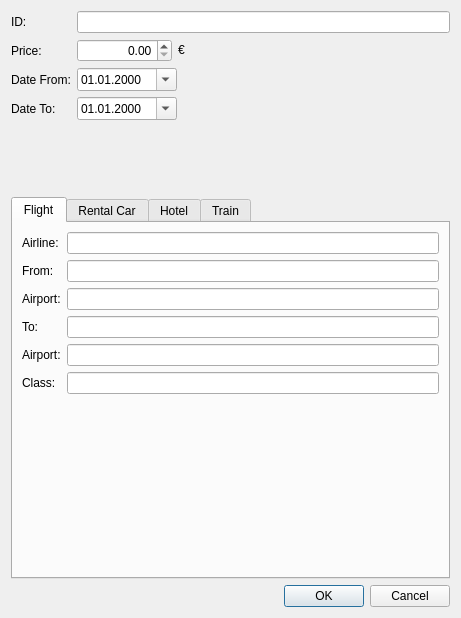
<?xml version="1.0" encoding="UTF-8"?>
<ui version="4.0">
 <class>DetailsWindowFlightRental</class>
 <widget class="QDialog" name="DetailsWindowFlightRental">
  <property name="geometry">
   <rect>
    <x>0</x>
    <y>0</y>
    <width>461</width>
    <height>618</height>
   </rect>
  </property>
  <property name="sizePolicy">
   <sizepolicy hsizetype="Preferred" vsizetype="Minimum">
    <horstretch>0</horstretch>
    <verstretch>0</verstretch>
   </sizepolicy>
  </property>
  <property name="windowTitle">
   <string>Dialog</string>
  </property>
  <layout class="QGridLayout" name="gridLayout_4">
   <item row="0" column="0">
    <layout class="QFormLayout" name="formLayout_2">
     <property name="fieldGrowthPolicy">
      <enum>QFormLayout::ExpandingFieldsGrow</enum>
     </property>
     <property name="labelAlignment">
      <set>Qt::AlignLeading|Qt::AlignLeft|Qt::AlignVCenter</set>
     </property>
     <item row="0" column="0">
      <widget class="QLabel" name="IDLabel">
       <property name="text">
        <string>ID:</string>
       </property>
      </widget>
     </item>
     <item row="0" column="1">
      <widget class="QLineEdit" name="ID">
       <property name="minimumSize">
        <size>
         <width>300</width>
         <height>0</height>
        </size>
       </property>
       <property name="readOnly">
        <bool>true</bool>
       </property>
      </widget>
     </item>
     <item row="1" column="0">
      <widget class="QLabel" name="PriceLabel">
       <property name="text">
        <string>Price:</string>
       </property>
      </widget>
     </item>
     <item row="1" column="1">
      <layout class="QHBoxLayout" name="horizontalLayout">
       <item>
        <widget class="QDoubleSpinBox" name="Price">
         <property name="minimumSize">
          <size>
           <width>95</width>
           <height>0</height>
          </size>
         </property>
         <property name="maximumSize">
          <size>
           <width>0</width>
           <height>16777215</height>
          </size>
         </property>
         <property name="alignment">
          <set>Qt::AlignRight|Qt::AlignTrailing|Qt::AlignVCenter</set>
         </property>
         <property name="maximum">
          <double>9999999.990000000223517</double>
         </property>
        </widget>
       </item>
       <item>
        <widget class="QLabel" name="EuroSign">
         <property name="sizePolicy">
          <sizepolicy hsizetype="Preferred" vsizetype="Fixed">
           <horstretch>0</horstretch>
           <verstretch>0</verstretch>
          </sizepolicy>
         </property>
         <property name="text">
          <string>€</string>
         </property>
        </widget>
       </item>
       <item>
        <spacer name="horizontalSpacer_3">
         <property name="orientation">
          <enum>Qt::Horizontal</enum>
         </property>
         <property name="sizeHint" stdset="0">
          <size>
           <width>40</width>
           <height>20</height>
          </size>
         </property>
        </spacer>
       </item>
      </layout>
     </item>
     <item row="2" column="0">
      <widget class="QLabel" name="FromDateLabel">
       <property name="text">
        <string>Date From:</string>
       </property>
      </widget>
     </item>
     <item row="2" column="1">
      <layout class="QHBoxLayout" name="horizontalLayout_3">
       <item>
        <widget class="QDateEdit" name="FromDate">
         <property name="sizePolicy">
          <sizepolicy hsizetype="Fixed" vsizetype="Fixed">
           <horstretch>0</horstretch>
           <verstretch>0</verstretch>
          </sizepolicy>
         </property>
         <property name="minimumSize">
          <size>
           <width>100</width>
           <height>0</height>
          </size>
         </property>
         <property name="maximumSize">
          <size>
           <width>100</width>
           <height>16777215</height>
          </size>
         </property>
         <property name="displayFormat">
          <string>dd.MM.yyyy</string>
         </property>
         <property name="calendarPopup">
          <bool>true</bool>
         </property>
        </widget>
       </item>
       <item>
        <spacer name="horizontalSpacer">
         <property name="orientation">
          <enum>Qt::Horizontal</enum>
         </property>
         <property name="sizeHint" stdset="0">
          <size>
           <width>40</width>
           <height>20</height>
          </size>
         </property>
        </spacer>
       </item>
      </layout>
     </item>
     <item row="3" column="0">
      <widget class="QLabel" name="ToDateLabel">
       <property name="text">
        <string>Date To:</string>
       </property>
      </widget>
     </item>
     <item row="3" column="1">
      <layout class="QHBoxLayout" name="horizontalLayout_2">
       <item>
        <widget class="QDateEdit" name="ToDate">
         <property name="sizePolicy">
          <sizepolicy hsizetype="Fixed" vsizetype="Fixed">
           <horstretch>0</horstretch>
           <verstretch>0</verstretch>
          </sizepolicy>
         </property>
         <property name="minimumSize">
          <size>
           <width>100</width>
           <height>0</height>
          </size>
         </property>
         <property name="maximumSize">
          <size>
           <width>100</width>
           <height>16777215</height>
          </size>
         </property>
         <property name="displayFormat">
          <string>dd.MM.yyyy</string>
         </property>
         <property name="calendarPopup">
          <bool>true</bool>
         </property>
        </widget>
       </item>
       <item>
        <spacer name="horizontalSpacer_2">
         <property name="orientation">
          <enum>Qt::Horizontal</enum>
         </property>
         <property name="sizeHint" stdset="0">
          <size>
           <width>40</width>
           <height>20</height>
          </size>
         </property>
        </spacer>
       </item>
      </layout>
     </item>
    </layout>
   </item>
   <item row="2" column="0">
    <widget class="QDialogButtonBox" name="buttonBox">
     <property name="orientation">
      <enum>Qt::Horizontal</enum>
     </property>
     <property name="standardButtons">
      <set>QDialogButtonBox::Cancel|QDialogButtonBox::Ok</set>
     </property>
    </widget>
   </item>
   <item row="1" column="0">
    <widget class="QTabWidget" name="tabWidget">
     <property name="enabled">
      <bool>true</bool>
     </property>
     <property name="sizePolicy">
      <sizepolicy hsizetype="Expanding" vsizetype="Preferred">
       <horstretch>0</horstretch>
       <verstretch>0</verstretch>
      </sizepolicy>
     </property>
     <property name="tabletTracking">
      <bool>false</bool>
     </property>
     <property name="focusPolicy">
      <enum>Qt::TabFocus</enum>
     </property>
     <property name="layoutDirection">
      <enum>Qt::LeftToRight</enum>
     </property>
     <property name="autoFillBackground">
      <bool>true</bool>
     </property>
     <property name="tabPosition">
      <enum>QTabWidget::North</enum>
     </property>
     <property name="tabShape">
      <enum>QTabWidget::Rounded</enum>
     </property>
     <property name="currentIndex">
      <number>0</number>
     </property>
     <property name="elideMode">
      <enum>Qt::ElideLeft</enum>
     </property>
     <property name="usesScrollButtons">
      <bool>false</bool>
     </property>
     <property name="documentMode">
      <bool>false</bool>
     </property>
     <property name="tabsClosable">
      <bool>false</bool>
     </property>
     <property name="movable">
      <bool>false</bool>
     </property>
     <property name="tabBarAutoHide">
      <bool>false</bool>
     </property>
     <widget class="QWidget" name="FlightTab">
      <attribute name="title">
       <string>Flight</string>
      </attribute>
      <layout class="QGridLayout" name="gridLayout">
       <item row="6" column="1">
        <spacer name="verticalSpacer_3">
         <property name="orientation">
          <enum>Qt::Vertical</enum>
         </property>
         <property name="sizeHint" stdset="0">
          <size>
           <width>20</width>
           <height>40</height>
          </size>
         </property>
        </spacer>
       </item>
       <item row="3" column="0">
        <widget class="QLabel" name="ToPlaceLabel">
         <property name="layoutDirection">
          <enum>Qt::LeftToRight</enum>
         </property>
         <property name="text">
          <string>To:</string>
         </property>
         <property name="alignment">
          <set>Qt::AlignLeading|Qt::AlignLeft|Qt::AlignVCenter</set>
         </property>
        </widget>
       </item>
       <item row="1" column="0">
        <widget class="QLabel" name="FromPlaceLabel">
         <property name="text">
          <string>From:</string>
         </property>
         <property name="alignment">
          <set>Qt::AlignLeading|Qt::AlignLeft|Qt::AlignVCenter</set>
         </property>
        </widget>
       </item>
       <item row="0" column="0">
        <widget class="QLabel" name="label_10">
         <property name="text">
          <string>Airline:</string>
         </property>
        </widget>
       </item>
       <item row="2" column="1">
        <widget class="QLineEdit" name="fromAirportLineEdit">
         <property name="readOnly">
          <bool>true</bool>
         </property>
        </widget>
       </item>
       <item row="5" column="1">
        <widget class="QLineEdit" name="AirlineClass">
         <property name="readOnly">
          <bool>true</bool>
         </property>
        </widget>
       </item>
       <item row="1" column="1">
        <widget class="QLineEdit" name="From">
         <property name="inputMethodHints">
          <set>Qt::ImhNone</set>
         </property>
        </widget>
       </item>
       <item row="5" column="0">
        <widget class="QLabel" name="ClassLabel">
         <property name="text">
          <string>Class:</string>
         </property>
        </widget>
       </item>
       <item row="0" column="1">
        <widget class="QLineEdit" name="Airline">
         <property name="readOnly">
          <bool>true</bool>
         </property>
        </widget>
       </item>
       <item row="3" column="1">
        <widget class="QLineEdit" name="To">
         <property name="inputMethodHints">
          <set>Qt::ImhNone</set>
         </property>
        </widget>
       </item>
       <item row="4" column="1">
        <widget class="QLineEdit" name="toAirportLineEdit">
         <property name="readOnly">
          <bool>true</bool>
         </property>
        </widget>
       </item>
       <item row="2" column="0">
        <widget class="QLabel" name="label_12">
         <property name="text">
          <string>Airport:</string>
         </property>
        </widget>
       </item>
       <item row="4" column="0">
        <widget class="QLabel" name="label_13">
         <property name="text">
          <string>Airport:</string>
         </property>
        </widget>
       </item>
      </layout>
     </widget>
     <widget class="QWidget" name="RentalcarTap">
      <attribute name="title">
       <string>Rental Car</string>
      </attribute>
      <layout class="QGridLayout" name="gridLayout_3">
       <item row="0" column="1">
        <widget class="QLabel" name="FromPlaceLabel_3">
         <property name="text">
          <string>Pickup Location:</string>
         </property>
         <property name="alignment">
          <set>Qt::AlignLeading|Qt::AlignLeft|Qt::AlignVCenter</set>
         </property>
        </widget>
       </item>
       <item row="3" column="1">
        <widget class="QLabel" name="label">
         <property name="text">
          <string>Vehicle Class:</string>
         </property>
        </widget>
       </item>
       <item row="0" column="3">
        <widget class="QLineEdit" name="FromCar"/>
       </item>
       <item row="2" column="1">
        <widget class="QLabel" name="TypeLabel_3">
         <property name="text">
          <string>Company:</string>
         </property>
        </widget>
       </item>
       <item row="1" column="3">
        <widget class="QLineEdit" name="ToCar"/>
       </item>
       <item row="1" column="1">
        <widget class="QLabel" name="ToPlaceLabel_3">
         <property name="layoutDirection">
          <enum>Qt::LeftToRight</enum>
         </property>
         <property name="text">
          <string>Return Location:</string>
         </property>
         <property name="alignment">
          <set>Qt::AlignLeading|Qt::AlignLeft|Qt::AlignVCenter</set>
         </property>
        </widget>
       </item>
       <item row="2" column="3">
        <widget class="QLineEdit" name="Company">
         <property name="readOnly">
          <bool>true</bool>
         </property>
        </widget>
       </item>
       <item row="3" column="3">
        <widget class="QLineEdit" name="VehicleClass"/>
       </item>
       <item row="4" column="3">
        <spacer name="verticalSpacer_2">
         <property name="orientation">
          <enum>Qt::Vertical</enum>
         </property>
         <property name="sizeHint" stdset="0">
          <size>
           <width>20</width>
           <height>40</height>
          </size>
         </property>
        </spacer>
       </item>
      </layout>
     </widget>
     <widget class="QWidget" name="HotelTab">
      <attribute name="title">
       <string>Hotel</string>
      </attribute>
      <layout class="QGridLayout" name="gridLayout_2">
       <item row="0" column="0">
        <widget class="QLabel" name="label_2">
         <property name="text">
          <string>Hotel:</string>
         </property>
        </widget>
       </item>
       <item row="2" column="0" colspan="2">
        <widget class="QLabel" name="label_4">
         <property name="text">
          <string>Room Type:</string>
         </property>
        </widget>
       </item>
       <item row="0" column="2">
        <widget class="QLineEdit" name="Hotel"/>
       </item>
       <item row="1" column="0">
        <widget class="QLabel" name="label_3">
         <property name="text">
          <string>Town:</string>
         </property>
        </widget>
       </item>
       <item row="1" column="2">
        <widget class="QLineEdit" name="Town"/>
       </item>
       <item row="2" column="2">
        <widget class="QLineEdit" name="RoomType"/>
       </item>
       <item row="3" column="1" colspan="2">
        <spacer name="verticalSpacer">
         <property name="orientation">
          <enum>Qt::Vertical</enum>
         </property>
         <property name="sizeHint" stdset="0">
          <size>
           <width>20</width>
           <height>218</height>
          </size>
         </property>
        </spacer>
       </item>
      </layout>
     </widget>
     <widget class="QWidget" name="TrainTab">
      <attribute name="title">
       <string>Train</string>
      </attribute>
      <layout class="QGridLayout" name="gridLayout_6">
       <item row="0" column="0">
        <widget class="QLabel" name="label_5">
         <property name="text">
          <string>From:</string>
         </property>
        </widget>
       </item>
       <item row="5" column="0">
        <widget class="QLabel" name="label_9">
         <property name="text">
          <string>Layovers:</string>
         </property>
         <property name="alignment">
          <set>Qt::AlignLeading|Qt::AlignLeft|Qt::AlignTop</set>
         </property>
        </widget>
       </item>
       <item row="0" column="1">
        <widget class="QLineEdit" name="FromTrain"/>
       </item>
       <item row="1" column="0">
        <widget class="QLabel" name="label_6">
         <property name="text">
          <string>Departure:</string>
         </property>
        </widget>
       </item>
       <item row="3" column="1">
        <layout class="QHBoxLayout" name="horizontalLayout_5">
         <item>
          <widget class="QTimeEdit" name="ToTime"/>
         </item>
         <item>
          <spacer name="horizontalSpacer_5">
           <property name="orientation">
            <enum>Qt::Horizontal</enum>
           </property>
           <property name="sizeHint" stdset="0">
            <size>
             <width>40</width>
             <height>20</height>
            </size>
           </property>
          </spacer>
         </item>
        </layout>
       </item>
       <item row="1" column="1">
        <layout class="QHBoxLayout" name="horizontalLayout_4">
         <item>
          <widget class="QTimeEdit" name="FromTime">
           <property name="sizePolicy">
            <sizepolicy hsizetype="Minimum" vsizetype="Fixed">
             <horstretch>0</horstretch>
             <verstretch>0</verstretch>
            </sizepolicy>
           </property>
          </widget>
         </item>
         <item>
          <spacer name="horizontalSpacer_4">
           <property name="orientation">
            <enum>Qt::Horizontal</enum>
           </property>
           <property name="sizeHint" stdset="0">
            <size>
             <width>40</width>
             <height>20</height>
            </size>
           </property>
          </spacer>
         </item>
        </layout>
       </item>
       <item row="3" column="0">
        <widget class="QLabel" name="label_8">
         <property name="text">
          <string>Arrival:</string>
         </property>
        </widget>
       </item>
       <item row="2" column="0">
        <widget class="QLabel" name="label_7">
         <property name="text">
          <string>To:</string>
         </property>
        </widget>
       </item>
       <item row="2" column="1">
        <widget class="QLineEdit" name="ToTrain"/>
       </item>
       <item row="4" column="1">
        <widget class="QLineEdit" name="TicketType"/>
       </item>
       <item row="4" column="0">
        <widget class="QLabel" name="label_11">
         <property name="text">
          <string>Ticket Type:</string>
         </property>
        </widget>
       </item>
       <item row="5" column="1">
        <widget class="QListWidget" name="listWidget">
         <property name="enabled">
          <bool>true</bool>
         </property>
         <property name="sortingEnabled">
          <bool>false</bool>
         </property>
        </widget>
       </item>
      </layout>
     </widget>
    </widget>
   </item>
  </layout>
 </widget>
 <resources/>
 <connections>
  <connection>
   <sender>buttonBox</sender>
   <signal>accepted()</signal>
   <receiver>DetailsWindowFlightRental</receiver>
   <slot>accept()</slot>
   <hints>
    <hint type="sourcelabel">
     <x>272</x>
     <y>582</y>
    </hint>
    <hint type="destinationlabel">
     <x>157</x>
     <y>274</y>
    </hint>
   </hints>
  </connection>
  <connection>
   <sender>buttonBox</sender>
   <signal>rejected()</signal>
   <receiver>DetailsWindowFlightRental</receiver>
   <slot>reject()</slot>
   <hints>
    <hint type="sourcelabel">
     <x>286</x>
     <y>582</y>
    </hint>
    <hint type="destinationlabel">
     <x>286</x>
     <y>274</y>
    </hint>
   </hints>
  </connection>
  <connection>
   <sender>Airline</sender>
   <signal>textChanged(QString)</signal>
   <receiver>buttonBox</receiver>
   <slot>show()</slot>
   <hints>
    <hint type="sourcelabel">
     <x>102</x>
     <y>198</y>
    </hint>
    <hint type="destinationlabel">
     <x>380</x>
     <y>613</y>
    </hint>
   </hints>
  </connection>
  <connection>
   <sender>Price</sender>
   <signal>valueChanged(double)</signal>
   <receiver>buttonBox</receiver>
   <slot>show()</slot>
   <hints>
    <hint type="sourcelabel">
     <x>124</x>
     <y>52</y>
    </hint>
    <hint type="destinationlabel">
     <x>349</x>
     <y>613</y>
    </hint>
   </hints>
  </connection>
  <connection>
   <sender>FromDate</sender>
   <signal>timeChanged(QTime)</signal>
   <receiver>buttonBox</receiver>
   <slot>show()</slot>
   <hints>
    <hint type="sourcelabel">
     <x>136</x>
     <y>90</y>
    </hint>
    <hint type="destinationlabel">
     <x>311</x>
     <y>613</y>
    </hint>
   </hints>
  </connection>
  <connection>
   <sender>ToDate</sender>
   <signal>timeChanged(QTime)</signal>
   <receiver>buttonBox</receiver>
   <slot>show()</slot>
   <hints>
    <hint type="sourcelabel">
     <x>147</x>
     <y>137</y>
    </hint>
    <hint type="destinationlabel">
     <x>269</x>
     <y>613</y>
    </hint>
   </hints>
  </connection>
  <connection>
   <sender>Airline</sender>
   <signal>textChanged(QString)</signal>
   <receiver>buttonBox</receiver>
   <slot>show()</slot>
   <hints>
    <hint type="sourcelabel">
     <x>102</x>
     <y>198</y>
    </hint>
    <hint type="destinationlabel">
     <x>244</x>
     <y>613</y>
    </hint>
   </hints>
  </connection>
  <connection>
   <sender>From</sender>
   <signal>textChanged(QString)</signal>
   <receiver>buttonBox</receiver>
   <slot>show()</slot>
   <hints>
    <hint type="sourcelabel">
     <x>102</x>
     <y>229</y>
    </hint>
    <hint type="destinationlabel">
     <x>205</x>
     <y>613</y>
    </hint>
   </hints>
  </connection>
  <connection>
   <sender>To</sender>
   <signal>textChanged(QString)</signal>
   <receiver>buttonBox</receiver>
   <slot>show()</slot>
   <hints>
    <hint type="sourcelabel">
     <x>122</x>
     <y>311</y>
    </hint>
    <hint type="destinationlabel">
     <x>179</x>
     <y>613</y>
    </hint>
   </hints>
  </connection>
  <connection>
   <sender>AirlineClass</sender>
   <signal>textChanged(QString)</signal>
   <receiver>buttonBox</receiver>
   <slot>show()</slot>
   <hints>
    <hint type="sourcelabel">
     <x>122</x>
     <y>373</y>
    </hint>
    <hint type="destinationlabel">
     <x>180</x>
     <y>613</y>
    </hint>
   </hints>
  </connection>
  <connection>
   <sender>FromCar</sender>
   <signal>textChanged(QString)</signal>
   <receiver>buttonBox</receiver>
   <slot>show()</slot>
   <hints>
    <hint type="sourcelabel">
     <x>155</x>
     <y>198</y>
    </hint>
    <hint type="destinationlabel">
     <x>379</x>
     <y>613</y>
    </hint>
   </hints>
  </connection>
  <connection>
   <sender>ToCar</sender>
   <signal>textChanged(QString)</signal>
   <receiver>buttonBox</receiver>
   <slot>show()</slot>
   <hints>
    <hint type="sourcelabel">
     <x>155</x>
     <y>229</y>
    </hint>
    <hint type="destinationlabel">
     <x>261</x>
     <y>613</y>
    </hint>
   </hints>
  </connection>
  <connection>
   <sender>Company</sender>
   <signal>textChanged(QString)</signal>
   <receiver>buttonBox</receiver>
   <slot>show()</slot>
   <hints>
    <hint type="sourcelabel">
     <x>155</x>
     <y>260</y>
    </hint>
    <hint type="destinationlabel">
     <x>238</x>
     <y>613</y>
    </hint>
   </hints>
  </connection>
  <connection>
   <sender>VehicleClass</sender>
   <signal>textChanged(QString)</signal>
   <receiver>buttonBox</receiver>
   <slot>show()</slot>
   <hints>
    <hint type="sourcelabel">
     <x>155</x>
     <y>291</y>
    </hint>
    <hint type="destinationlabel">
     <x>225</x>
     <y>613</y>
    </hint>
   </hints>
  </connection>
  <connection>
   <sender>Hotel</sender>
   <signal>textChanged(QString)</signal>
   <receiver>buttonBox</receiver>
   <slot>show()</slot>
   <hints>
    <hint type="sourcelabel">
     <x>125</x>
     <y>198</y>
    </hint>
    <hint type="destinationlabel">
     <x>258</x>
     <y>613</y>
    </hint>
   </hints>
  </connection>
  <connection>
   <sender>Town</sender>
   <signal>textChanged(QString)</signal>
   <receiver>buttonBox</receiver>
   <slot>show()</slot>
   <hints>
    <hint type="sourcelabel">
     <x>125</x>
     <y>229</y>
    </hint>
    <hint type="destinationlabel">
     <x>228</x>
     <y>613</y>
    </hint>
   </hints>
  </connection>
  <connection>
   <sender>RoomType</sender>
   <signal>textChanged(QString)</signal>
   <receiver>buttonBox</receiver>
   <slot>show()</slot>
   <hints>
    <hint type="sourcelabel">
     <x>125</x>
     <y>260</y>
    </hint>
    <hint type="destinationlabel">
     <x>166</x>
     <y>613</y>
    </hint>
   </hints>
  </connection>
  <connection>
   <sender>FromTrain</sender>
   <signal>textChanged(QString)</signal>
   <receiver>buttonBox</receiver>
   <slot>show()</slot>
   <hints>
    <hint type="sourcelabel">
     <x>164</x>
     <y>214</y>
    </hint>
    <hint type="destinationlabel">
     <x>260</x>
     <y>613</y>
    </hint>
   </hints>
  </connection>
  <connection>
   <sender>FromTime</sender>
   <signal>timeChanged(QTime)</signal>
   <receiver>buttonBox</receiver>
   <slot>show()</slot>
   <hints>
    <hint type="sourcelabel">
     <x>126</x>
     <y>245</y>
    </hint>
    <hint type="destinationlabel">
     <x>266</x>
     <y>613</y>
    </hint>
   </hints>
  </connection>
  <connection>
   <sender>ToTrain</sender>
   <signal>textEdited(QString)</signal>
   <receiver>buttonBox</receiver>
   <slot>show()</slot>
   <hints>
    <hint type="sourcelabel">
     <x>175</x>
     <y>274</y>
    </hint>
    <hint type="destinationlabel">
     <x>231</x>
     <y>613</y>
    </hint>
   </hints>
  </connection>
  <connection>
   <sender>ToTime</sender>
   <signal>timeChanged(QTime)</signal>
   <receiver>buttonBox</receiver>
   <slot>show()</slot>
   <hints>
    <hint type="sourcelabel">
     <x>111</x>
     <y>301</y>
    </hint>
    <hint type="destinationlabel">
     <x>208</x>
     <y>613</y>
    </hint>
   </hints>
  </connection>
  <connection>
   <sender>FromDate</sender>
   <signal>dateChanged(QDate)</signal>
   <receiver>buttonBox</receiver>
   <slot>show()</slot>
   <hints>
    <hint type="sourcelabel">
     <x>149</x>
     <y>108</y>
    </hint>
    <hint type="destinationlabel">
     <x>408</x>
     <y>585</y>
    </hint>
   </hints>
  </connection>
  <connection>
   <sender>ToDate</sender>
   <signal>dateChanged(QDate)</signal>
   <receiver>buttonBox</receiver>
   <slot>show()</slot>
   <hints>
    <hint type="sourcelabel">
     <x>126</x>
     <y>146</y>
    </hint>
    <hint type="destinationlabel">
     <x>313</x>
     <y>607</y>
    </hint>
   </hints>
  </connection>
 </connections>
</ui>
